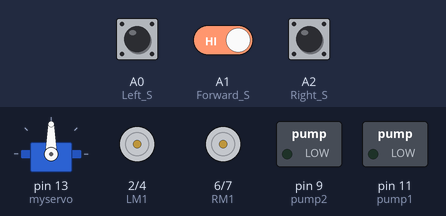
Bench run of a sketch on a simulated Arduino Uno, built with avr-gcc and run on an emulated ATmega328P. Parts: servo, motor-driver pin pairs drawn as motors (green arrow = first pin HIGH = forward, orange = second pin HIGH = backward, longer = more drive, scaled by the enable pin), switched loads named in the sketch (green lamp = pin HIGH). Inputs (shaded band) come from the test bench; at power-on: A1 (Forward_S) HIGH, A0 (Left_S) HIGH, A2 (Right_S) HIGH.

Above: at 1.2 s.
1.3 s: A1 (Forward_S) driven LOW
At 1.9 s:
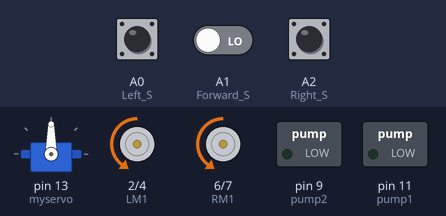
4.3 s: A1 (Forward_S) driven HIGH
7.3 s: A0 (Left_S) pulled LOW for 3.2 s
At 9.37 s:
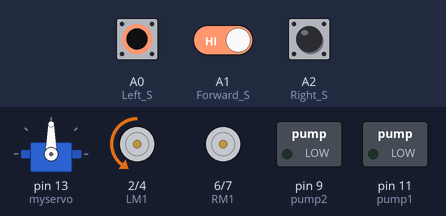
12.0 s: A2 (Right_S) pulled LOW for 1 s
At 12.37 s:
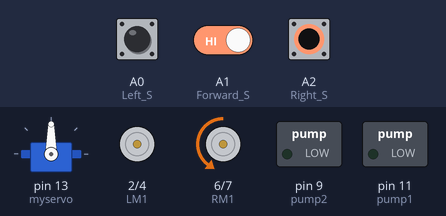
14.6 s: A2 (Right_S) pulled LOW for 3.2 s
At 19.0 s:
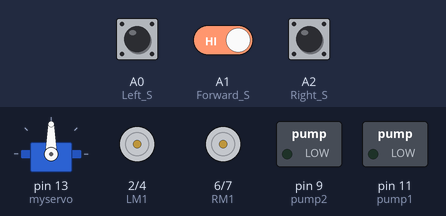
Timing chart, 0 to 20.3 s (numbered marks = the images above; inputs shaded):
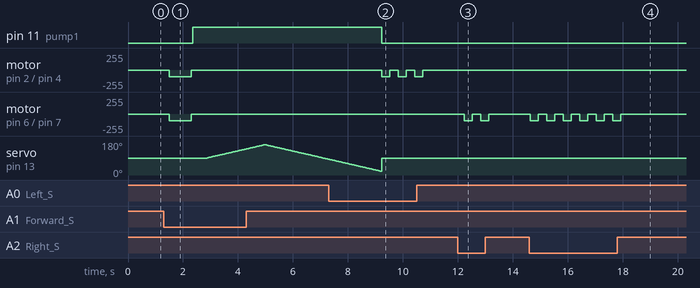

Measured:
- after the input at 1.3 s, pin 11 (pump1): LOW → HIGH after 1.1 s; motor on pin 2 (LM1) / pin 4 (LM2), motor on pin 6 (RM1) / pin 7 (RM2): stopped → backward 100/255 after 0.20 s, → stopped 0.80 s later; servo on pin 13 (myservo): moves from 90° to 138° over 1.4 s, starting after 1.6 s
- after the input at 7.3 s, motor on pin 2 (LM1) / pin 4 (LM2): alternates backward 100/255 for 0.30 s and stopped for 0.30 s, 6 changes in all, then stays stopped, starting after 1.9 s
- after the input at 12.0 s, motor on pin 6 (RM1) / pin 7 (RM2): alternates backward 100/255 for 0.30 s and stopped for 0.30 s, 4 changes in all, then stays stopped, starting after 0.23 s
- after the input at 14.6 s, motor on pin 6 (RM1) / pin 7 (RM2): alternates backward 100/255 for 0.30 s and stopped for 0.30 s, 12 changes in all, then stays stopped, starting at once

The sketch:

Robot_Pompier.ino
```cpp
#include <Servo.h>
Servo myservo;

int pos = 0;
boolean fire = false;

/*-------defining Inputs------*/
#define Left_S A0      // left sensor
#define Right_S A2      // right sensor
#define Forward_S A1 //forward sensor

/*-------defining Outputs------*/
#define LM1 2       // left motor
#define LM2 4       // left motor
 #define enB 3      //VITESE
#define RM1 6       // right motor
#define RM2 7       // right motor
#define enA 10
#define pump1 11
#define pump2 9


void setup()
{
  pinMode(Left_S, INPUT);
  pinMode(Right_S, INPUT);
  pinMode(Forward_S, INPUT);
  pinMode(LM1, OUTPUT);
  pinMode(LM2, OUTPUT);
  pinMode(enA, OUTPUT);
  pinMode(enB, OUTPUT);
  pinMode(RM1, OUTPUT);
  pinMode(RM2, OUTPUT);
  pinMode(pump1, OUTPUT);
   pinMode(pump2, OUTPUT);
   analogWrite(enA,100);
analogWrite(enB,100);

  myservo.attach(13);
  myservo.write(90);
}

void put_off_fire()
{
    delay (500);

    digitalWrite(LM1, LOW);
    digitalWrite(LM2, LOW);
    digitalWrite(RM1, LOW);
    digitalWrite(RM2, LOW);

       delay(50);


   digitalWrite(pump1, HIGH);
   digitalWrite(pump2, LOW);
   delay(500);

    for (pos = 90; pos <= 160; pos += 1) {
    myservo.write(pos);
    delay(30);
  }
  for (pos = 160; pos >=20; pos -= 1) {
    myservo.write(pos);
    delay(30);

         }

   digitalWrite(pump1, LOW);
   digitalWrite(pump2, LOW);
  myservo.write(90);

  fire=false;
}

void loop()
{
   myservo.write(90); //Sweep_Servo();

    if (digitalRead(Left_S) ==0 && digitalRead(Right_S)==0 && digitalRead(Forward_S) ==0) //If Fire not detected all sensors are zero
    {
    //Do not move the robot
    digitalWrite(LM1,LOW);
    digitalWrite(LM2, LOW);
    digitalWrite(RM1, LOW  );
    digitalWrite(RM2, LOW);
    }

    else if (digitalRead(Forward_S) ==0) //If Fire is straight ahead
    {
    //Move the robot forward
    digitalWrite(LM1,LOW);
    digitalWrite(LM2, HIGH);
    digitalWrite(RM1,LOW);
    digitalWrite(RM2, HIGH);

    fire = true;
    }

    else if (digitalRead(Left_S) ==0) //If Fire is to the left
    {
    //Move the robot left
    digitalWrite(LM1, LOW);
    digitalWrite(LM2, HIGH);
    digitalWrite(RM1, LOW);
    digitalWrite(RM2, LOW);
      delay(300);
       digitalWrite(LM1, LOW);
    digitalWrite(LM2, LOW);
    digitalWrite(RM1, LOW);
    digitalWrite(RM2, LOW);

    }

    else if (digitalRead(Right_S) ==0) //If Fire is to the right
    {
    //Move the robot right
    digitalWrite(LM1, LOW);
    digitalWrite(LM2, LOW);
    digitalWrite(RM1, LOW);
    digitalWrite(RM2, HIGH);
    delay(300);
       digitalWrite(LM1, LOW);
    digitalWrite(LM2, LOW);
    digitalWrite(RM1, LOW);
    digitalWrite(RM2, LOW);

    }

delay(300); //Slow down the speed of robot

     while (fire == true)
     {
      put_off_fire();
     }
}
```
